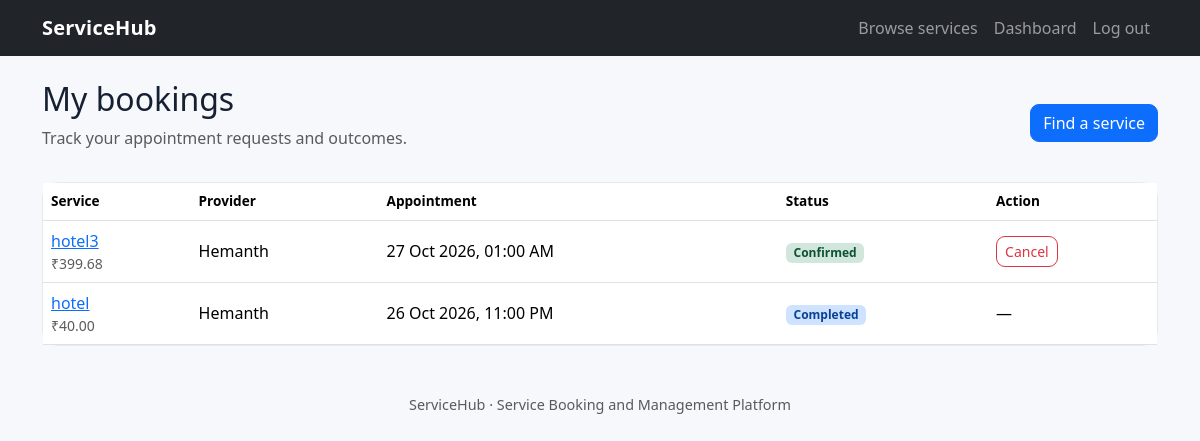
The app's page /dashboard/ (signed in) with its own data.
### bookings/models.py (models this page shows, shortened)
class Booking(models.Model):
    STATUS_CHOICES = [
        ("pending", "Pending"), ("confirmed", "Confirmed"),
        ("completed", "Completed"), ("cancelled", "Cancelled"),
    ]
    customer = models.ForeignKey(settings.AUTH_USER_MODEL, on_delete=models.CASCADE, related_name="customer_bookings")
    slot = models.ForeignKey(AvailabilitySlot, on_delete=models.PROTECT, related_name="bookings")
    status = models.CharField(max_length=12, choices=STATUS_CHOICES, default="pending")
    notes = models.CharField(max_length=300, blank=True)
    created_at = models.DateTimeField(auto_now_add=True)
    class Meta:
        ordering = ["-created_at"]
        constraints = [
            models.UniqueConstraint(
                fields=["slot"],
                condition=Q(status__in=["pending", "confirmed", "completed"]),
                name="one_active_booking_per_slot",
            )
        ]

class AvailabilitySlot(models.Model):
    service = models.ForeignKey(Service, on_delete=models.CASCADE, related_name="slots")
    start_time = models.DateTimeField()
    end_time = models.DateTimeField()
    is_active = models.BooleanField(default=True)
    class Meta:
        ordering = ["start_time"]
        constraints = [
            models.UniqueConstraint(fields=["service", "start_time", "end_time"], name="unique_service_slot")
        ]

class Service(models.Model):
    provider = models.ForeignKey(settings.AUTH_USER_MODEL, on_delete=models.CASCADE, related_name="services")
    name = models.CharField(max_length=120)
    category = models.CharField(max_length=80)
    description = models.TextField()
    price = models.DecimalField(max_digits=9, decimal_places=2)
    duration_minutes = models.PositiveIntegerField(default=60)
    active = models.BooleanField(default=True)
    created_at = models.DateTimeField(auto_now_add=True)
    class Meta:
        ordering = ["category", "name"]

### bookings/views.py (the view, shortened to what this page needs)
# urls.py: path("dashboard/", views.dashboard, name="dashboard"),
@login_required
def dashboard(request):
    role = role_of(request.user)
    bookings = Booking.objects.filter(customer=request.user).select_related("slot__service", "slot__service__provider")
    return render(request, "dashboard_customer.html", {"bookings": bookings})

### bookings/views.py (called while the page is built)
def role_of(user):
    if user.is_superuser:
        return "admin"
    try:
        return user.profile.role
    except Profile.DoesNotExist:
        return "customer"

### templates/dashboard_customer.html
{% extends "base.html" %}{% block title %}My bookings{% endblock %}{% block content %}<div class="d-flex justify-content-between align-items-center mb-3"><div><h1 class="h2">My bookings</h1><p class="text-muted">Track your appointment requests and outcomes.</p></div><a href="{% url 'home' %}" class="btn btn-primary">Find a service</a></div>
<div class="card"><div class="table-responsive"><table class="table align-middle mb-0"><thead><tr><th>Service</th><th>Provider</th><th>Appointment</th><th>Status</th><th>Action</th></tr></thead><tbody>{% for booking in bookings %}<tr><td><a href="{% url 'service_detail' booking.slot.service.pk %}">{{ booking.slot.service.name }}</a><div class="small text-muted">₹{{ booking.slot.service.price }}</div></td><td>{{ booking.slot.service.provider.username }}</td><td>{{ booking.slot.start_time|date:"d M Y, h:i A" }}</td><td><span class="badge status-{{ booking.status }}">{{ booking.get_status_display }}</span></td><td>{% if booking.status == "pending" or booking.status == "confirmed" %}<form method="post" action="{% url 'cancel_booking' booking.pk %}">{% csrf_token %}<button class="btn btn-outline-danger btn-sm" data-confirm="Cancel this booking?">Cancel</button></form>{% else %}—{% endif %}</td></tr>{% empty %}<tr><td colspan="5" class="text-center text-muted py-4">You have no bookings yet.</td></tr>{% endfor %}</tbody></table></div></div>{% endblock %}

### static/css/style.css (style rules this page uses)
:root { --brand:#3659d9;--ink:#172033 }
body { background:#f6f8fc;color:var(--ink) }
.card { border:1px solid #e5e9f2;border-radius:16px }
.btn { border-radius:9px }
.status-confirmed { background:#d1e7dd;color:#0f5132 }
.status-completed { background:#cfe2ff;color:#084298 }
table th { font-size:.85rem;color:#596579;background:#f9fafc;white-space:nowrap }

### records on screen
Booking: slot.service.name "hotel3", slot.service.price "399.68", slot.service.provider.username "Hemanth", slot.start_time "27 Oct 2026, 01:00 AM", status "Confirmed", shows "Cancel"
Booking: slot.service.name "hotel", slot.service.price "40.00", slot.service.provider.username "Hemanth", slot.start_time "26 Oct 2026, 11:00 PM", status "Completed"
